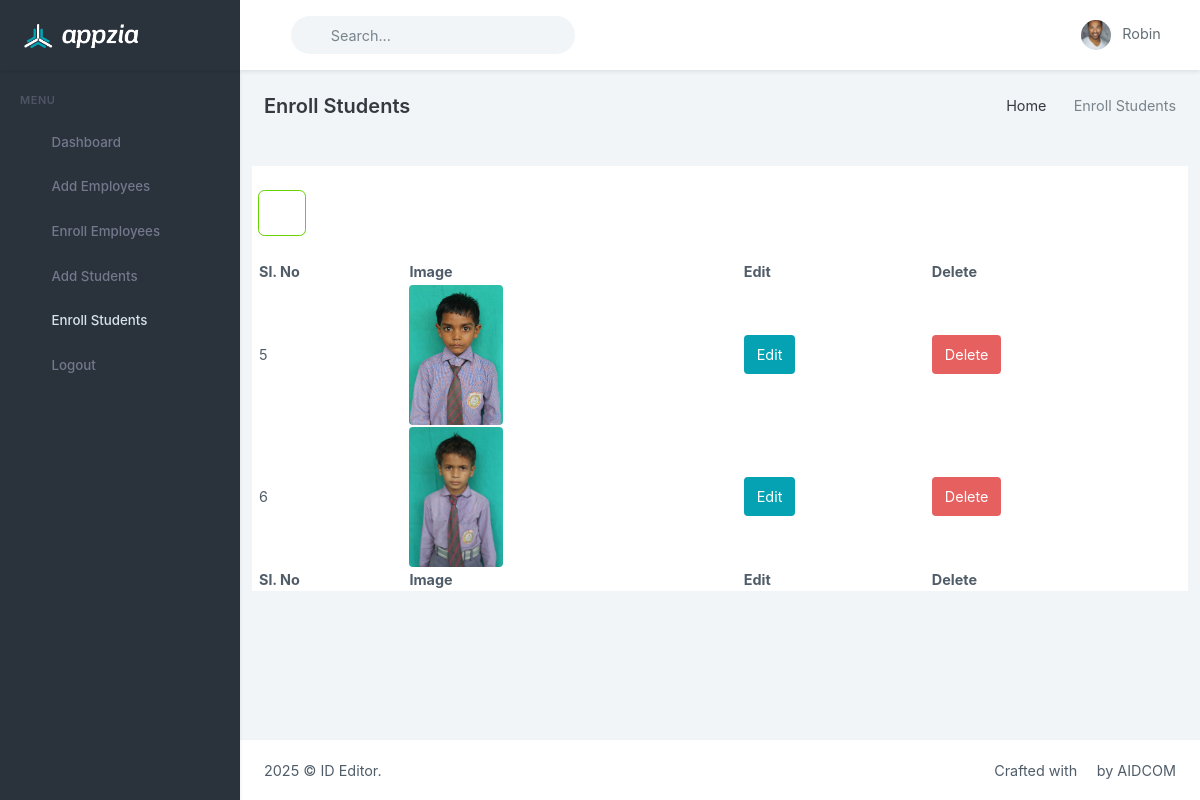
Screenshot of /enroll_student.php (signed in) with the database file from the repository.
### tables this page shows
CREATE TABLE `admin_directory` (
  `id` int NOT NULL,
  `admin_phone` varchar(120) NOT NULL,
  `admin_name` varchar(120) NOT NULL,
  `passcode` varchar(120) NOT NULL,
  `registration_date` timestamp NOT NULL DEFAULT CURRENT_TIMESTAMP
);

CREATE TABLE `students_directory` (
  `id` int NOT NULL,
  `student_name` varchar(360) NOT NULL,
  `register_number` varchar(360) NOT NULL,
  `studentID` varchar(360) NOT NULL,
  `date_of_birth` varchar(360) NOT NULL,
  `gender` varchar(360) NOT NULL,
  `blood_group` varchar(360) NOT NULL,
  `class` varchar(360) NOT NULL,
  `father_guardian_name` varchar(360) NOT NULL,
  `mother_name` varchar(360) NOT NULL,
  `address` varchar(360) NOT NULL,
  `emergency_contact` varchar(360) NOT NULL,
  `students_image` varchar(360) NOT NULL
);

### enroll_student.php (the view, shortened to what this page needs)
<?php
include('master_page/dashboard_header.php');
include('master_page/dashboard_sidebar.php');
include('config.php');
?>
    <div class="main-content">
        <div class="page-content">
            <div class="container-fluid">
                <div class="row">
                    <div class="col-12">
                        <div class="page-title-box d-sm-flex align-items-center justify-content-between">
                            <h4 class="mb-sm-0">Enroll Students</h4>
                            <div class="page-title-right">
                                <ol class="breadcrumb m-0">
                                    <li class="breadcrumb-item"><a href="dashboard.php">Home</a></li>
                                    <li class="breadcrumb-item active">Enroll Students</li>
                                </ol>
                            </div>
                        </div>
                    </div>
                </div>
                <div class="row">
                    <div class="container mt-4" style="background: white;">
      <div class="d-flex justify-content-start mt-4 mb-4">
            <a href="add_student.php" class="btn btn-lg btn-outline-success">
              <i class="ri-arrow-left-fill"></i>
            </a>
          </div>
      <table id="example" class="display" style="width:100%; background: white;">
        <thead>
            <tr>
                <th>Sl. No</th>
                <th>Image</th>
                <th>Edit</th>
                <th>Delete</th>
            </tr>
        </thead>
        <tbody>
            <?php
            $fetchStudents = mysqli_query($config,"SELECT * FROM students_directory");
            while ($row = mysqli_fetch_assoc($fetchStudents)) { ?>
            <tr>
                <td><?php echo $row['id']; ?></td>
                <td><img src="<?php echo $row['students_image']; ?>" class="rounded float-start" alt="..." height="140"></td>
                <td><a href="edit_student.php?id=<?php echo $row['id']; ?>" class="btn btn-primary">Edit</a></td>
                <td><button type="button" class="btn btn-danger" data-bs-toggle="modal" data-bs-target="#exampleModal<?php echo $row['id']; ?>">Delete</button></td>
            </tr>
        <?php } ?>
        </tbody>
        <tfoot>
             <tr>
                <th>Sl. No</th>
                <th>Image</th>
                <th>Edit</th>
                <th>Delete</th>
            </tr>
        </tfoot>
    </table>
    </div>
                </div>
            </div>
        </div>
<?php
include('master_page/dashboard_footer.php');
?>

### master_page/dashboard_header.php (shortened to what this page needs)
<?php
include('config.php');
$fetchAdminName = mysqli_query($config,"SELECT * FROM admin_directory WHERE admin_phone = '{$_SESSION['activeID']}'");
while($row = mysqli_fetch_assoc($fetchAdminName))
{
	$adminName = $row['admin_name'];
}
?>
<!doctype html>
<html lang="en">
<head>
    <link href="modules/uitemplate/assets/libs/admin-resources/jquery.vectormap/jquery-jvectormap-1.2.2.css" rel="stylesheet"
        type="text/css" />
    <link rel="stylesheet" href="modules/uitemplate/assets/libs/morris.js/morris.css">
    <link href="modules/uitemplate/assets/libs/datatables.net-bs4/css/dataTables.bootstrap4.min.css" rel="stylesheet" type="text/css" />
    <link href="modules/uitemplate/assets/libs/datatables.net-responsive-bs4/css/responsive.bootstrap4.min.css" rel="stylesheet"
        type="text/css" />
    <link href="modules/uitemplate/assets/css/bootstrap.min.css" id="bootstrap-style" rel="stylesheet" type="text/css" />
    <link href="modules/uitemplate/assets/css/icons.min.css" rel="stylesheet" type="text/css" />
    <link href="modules/uitemplate/assets/css/app.min.css" id="app-style" rel="stylesheet" type="text/css" />
</head>
<body data-sidebar="dark">
<div id="layout-wrapper">
    <header id="page-topbar">
        <div class="navbar-header">
            <div class="d-flex">
                <div class="navbar-brand-box">
                    <a href="index.html" class="logo logo-light">
                        <span class="logo-lg">
                            <img src="modules/uitemplate/assets/images/logo-light.png" alt="logo-light" height="24">
                        </span>
                    </a>
                </div>
                <button type="button" class="btn btn-sm px-3 font-size-24 header-item waves-effect" id="vertical-menu-btn">
                    <i class="ri-menu-2-line align-middle"></i>
                </button>
                <form class="app-search d-none d-lg-block">
                    <div class="position-relative">
                        <input type="text" class="form-control" placeholder="Search...">
                        <span class="ri-search-line"></span>
                    </div>
                </form>
            </div>
            <div class="d-flex">
                <div class="dropdown d-none d-lg-inline-block ms-1">
                    <button type="button" class="btn header-item noti-icon waves-effect" data-toggle="fullscreen">
                        <i class="ri-fullscreen-line"></i>
                    </button>
                </div>
                <div class="dropdown d-inline-block user-dropdown">
                    <button type="button" class="btn header-item waves-effect" id="page-header-user-dropdown"
                        data-bs-toggle="dropdown" aria-haspopup="true" aria-expanded="false">
                        <img class="rounded-circle header-profile-user" src="modules/uitemplate/assets/images/users/avatar-2.jpg"
                            alt="Header Avatar">
                        <span class="d-none d-xl-inline-block ms-1"><?php echo $adminName; ?></span>
                        <i class="mdi mdi-chevron-down d-none d-xl-inline-block"></i>
                    </button>
                </div>
            </div>
        </div>
    </header>

### rows the page displays
admin_directory: admin_name "Robin"
students_directory: id "5", students_image (picture)
students_directory: id "6", students_image (picture)
